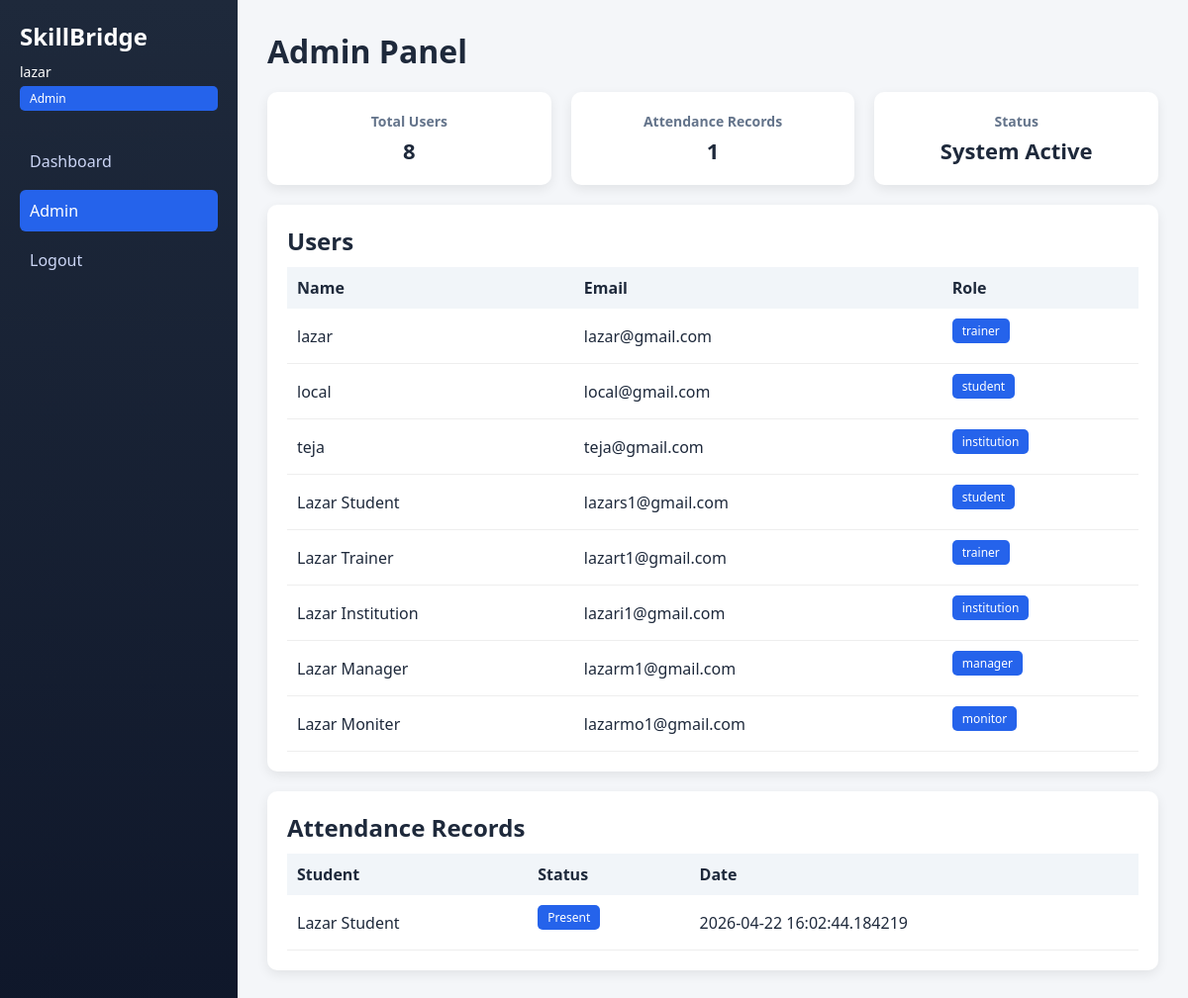
The page /admin (signed in) on the database its author committed.
### app.py (models this page shows)
class User(db.Model):
    id = db.Column(db.Integer, primary_key=True)
    name = db.Column(db.String(100))
    email = db.Column(db.String(100), unique=True)
    password = db.Column(db.String(200))
    role = db.Column(db.String(20))

class Attendance(db.Model):
    id = db.Column(db.Integer, primary_key=True)
    session_id = db.Column(db.Integer)
    student_id = db.Column(db.Integer)
    status = db.Column(db.String(20))
    marked_at = db.Column(db.DateTime, default=datetime.utcnow)

### app.py (the view)
@app.route('/admin')
def admin():
    users = User.query.all()
    records = Attendance.query.all()
    data = []
    for r in records:
        user = User.query.get(r.student_id)
        data.append({
            "name": user.name if user else "Unknown",
            "status": r.status,
            "marked_at": r.marked_at
        })
    return render_template("admin.html", users=users, records=data)

### templates/admin.html (shortened to what this page needs)
<!doctype html>
<html lang="en">
  <head>
    <link rel="stylesheet" href="/static/style.css" />
  </head>
  <body>
    <div class="container">
      <aside class="sidebar">
        <h2>SkillBridge</h2>
        <p>{{ session['user_name'] }}</p>
        <span class="badge">Admin</span>
        <nav>
          <a href="/dashboard">Dashboard</a>
          <a href="/admin" class="active">Admin</a>
          <a href="/logout">Logout</a>
        </nav>
      </aside>
      <main class="main">
        <h1>Admin Panel</h1>
        <section class="stats">
          <div class="stat-card">
            <h3>Total Users</h3>
            <p>{{ users|length if users else 0 }}</p>
          </div>
          <div class="stat-card">
            <h3>Attendance Records</h3>
            <p>{{ records|length if records else 0 }}</p>
          </div>
          <div class="stat-card">
            <h3>Status</h3>
            <p>System Active</p>
          </div>
        </section>
        <section class="card">
          <h2>Users</h2>
          {% if users %}
          <table class="table">
            <thead>
              <tr>
                <th>Name</th>
                <th>Email</th>
                <th>Role</th>
              </tr>
            </thead>
            <tbody>
              {% for u in users %}
              <tr>
                <td>{{ u.name }}</td>
                <td>{{ u.email }}</td>
                <td>
                  <span class="badge">{{ u.role }}</span>
                </td>
              </tr>
              {% endfor %}
            </tbody>
          </table>
          {% else %}
          <p class="muted">No users found</p>
          {% endif %}
        </section>
        <section class="card">
          <h2>Attendance Records</h2>
          {% if records %}
          <table class="table">
            <thead>
              <tr>
                <th>Student</th>
                <th>Status</th>
                <th>Date</th>
              </tr>
            </thead>
            <tbody>
              {% for r in records %}
              <tr>
                <td>{{ r.name }}</td>
                <td>
                  <span class="badge">{{ r.status }}</span>
                </td>
                <td>{{ r.marked_at }}</td>
              </tr>
              {% endfor %}
            </tbody>
          </table>
          {% else %}
          <p class="muted">No attendance records</p>
          {% endif %}
        </section>
      </main>
    </div>
  </body>
</html>

### static/style.css (style rules this page uses)
* { margin: 0; padding: 0; box-sizing: border-box; }
:root { --primary: #2563eb; --primary-dark: #1d4ed8; --bg: #f4f6f9; --card: #ffffff; --text: #1e293b; --muted: #64748b; --success: #16a34a; --error: #dc2626; --shadow: 0 4px 12px rgba(0, 0, 0, 0.08); --radius: 10px; }
body { font-family: "Segoe UI", system-ui, sans-serif; background: var(--bg); color: var(--text); }
.container { display: flex; min-height: 100vh; }
.sidebar { width: 240px; background: linear-gradient(180deg, #1e293b, #0f172a); color: white; padding: 20px; display: flex; flex-direction: column; }
.sidebar h2 { margin-bottom: 10px; }
.sidebar p { font-size: 14px; margin-bottom: 5px; }
.sidebar nav { margin-top: 20px; display: flex; flex-direction: column; gap: 8px; }
.sidebar a { text-decoration: none; color: #cbd5f5; padding: 10px; border-radius: 6px; transition: 0.2s; }
.sidebar a.active { background: var(--primary); color: white; }
.main { flex: 1; padding: 30px; }
h1 { margin-bottom: 20px; }
.card { background: var(--card); padding: 20px; border-radius: var(--radius); margin-bottom: 20px; box-shadow: var(--shadow); transition: 0.25s; }
.stats { display: flex; gap: 20px; margin-bottom: 20px; }
.stat-card { flex: 1; background: var(--card); padding: 20px; border-radius: var(--radius); text-align: center; box-shadow: var(--shadow); }
.stat-card h3 { color: var(--muted); font-size: 14px; }
.stat-card p { font-size: 22px; font-weight: bold; margin-top: 5px; }
.badge { background: var(--primary); color: white; padding: 4px 10px; border-radius: 5px; font-size: 12px; display: inline-block; margin-bottom: 10px; }
.table { width: 100%; border-collapse: collapse; margin-top: 10px; }
.table th { text-align: left; background: #f1f5f9; padding: 10px; }
.table td { padding: 10px; border-bottom: 1px solid #eee; }

### rows shown on the page
User: user_name "lazar", name "lazar", email "lazar@gmail.com", role "trainer"
User: name "local", email "local@gmail.com", role "student"
User: name "teja", email "teja@gmail.com", role "institution"
User: name "Lazar Student", email "lazars1@gmail.com", role "student", name "Lazar Student"
User: name "Lazar Trainer", email "lazart1@gmail.com", role "trainer"
User: name "Lazar Institution", email "lazari1@gmail.com", role "institution"
User: name "Lazar Manager", email "lazarm1@gmail.com", role "manager"
User: name "Lazar Moniter", email "lazarmo1@gmail.com", role "monitor"
Attendance: status "Present", marked_at "2026-04-22 16:02:44.184219"

### other values the page prints
{{ users|length if users else 0 }} "8"
{{ records|length if records else 0 }} "1"
